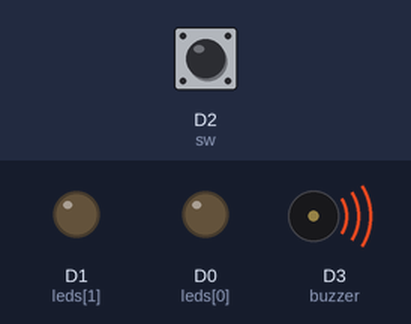
Simulated run of this sketch. Board: ESP8266 (NodeMCU). On the bench: output pins drawn as LEDs (lit = HIGH), buzzer (waves = sounding, pin HIGH). Inputs (shaded band) come from the test bench; at power-on: D2 (sw) LOW. WiFi joins after 1.5 s; servers stay silent unless stated; network time is answered at once with the bench clock; the local clock reads 2024-03-15 10:24:30 at power-on unless the sketch sets it; the Firebase database answers and starts empty; what the sketch prints to the serial monitor is not drawn.

Above: at 1.69 s.
At 2.7 s:
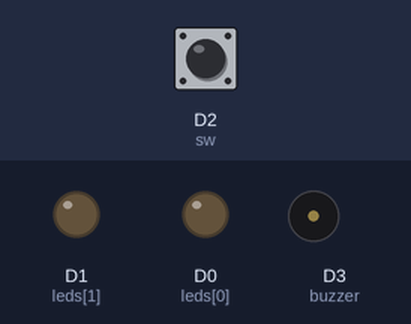
2.8 s: D2 (sw) pulled HIGH for 1 s
Timing chart, 0 to 5.8 s (numbered marks = the images above; inputs shaded):
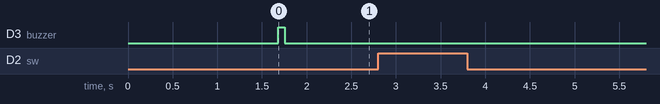

Measured:
- after the input at 2.8 s, every drawn part: stays the same

The sketch:

tablet_esp.ino
```cpp
#include "FirebaseESP8266.h"  // Install Firebase ESP8266 library
#include <ESP8266WiFi.h>
#include <NTPClient.h>
#include <WiFiUdp.h>


int leds[3] = {D0, D1};
int buzzer = D3;
int sw = D2;


#define FIREBASE_HOST "biologicalwellbeing-default-rtdb.firebaseio.com/" //Without http:// or https:// schemes
#define FIREBASE_AUTH "nO5sVCe10g20uKUdgMN4NlDfYinvJVv6HwyEv5to"
#define WIFI_SSID "test"
#define WIFI_PASSWORD "12345678"

FirebaseData firebaseData;
FirebaseData Data;

FirebaseJson json;


WiFiUDP ntpUDP;
NTPClient timeClient(ntpUDP, "pool.ntp.org");
String hrMin = "", curDay = "", monthYr = "";

String tabTimes[3] = {};
String prevTime = "";
bool disabled = 0;

void setup()
{

  Serial.begin(9600);

  for (int i = 0; i < 2; i++) {
    pinMode(leds[i], OUTPUT);
  }
  pinMode(buzzer, OUTPUT);
  pinMode(sw, INPUT);

  WiFi.begin(WIFI_SSID, WIFI_PASSWORD);
  Serial.print("Connecting to Wi-Fi");
  while (WiFi.status() != WL_CONNECTED)
  {
    Serial.print(".");
    delay(300);
  }
  Serial.println();
  Serial.print("Connected with IP: ");
  Serial.println(WiFi.localIP());
  Serial.println();

  Firebase.begin(FIREBASE_HOST, FIREBASE_AUTH);
  Firebase.reconnectWiFi(true);

  timeClient.begin();
  timeClient.setTimeOffset((5 * 60 + 30) * 60);
}
void loop() {

  getTime();
  if (!hrMin.equals(prevTime)) {
    prevTime = hrMin;
    Serial.println(hrMin);
    Serial.println();
    Firebase.getString(firebaseData, "/tap0");
    String temp = firebaseData.stringData();
    if (temp == hrMin) {
      digitalWrite(D0, HIGH);
      disabled = false;
    }
    if(!disabled){
      buzz();
    }
  }

  for (int i = 0; i < 2; i++) {
    Firebase.getString(firebaseData, "/glow" + String(i));
    if (firebaseData.stringData().equals("1")) {
      digitalWrite(leds[i], HIGH);
      delay(1000);
      digitalWrite(leds[i], LOW);
      delay(500);
      digitalWrite(leds[i], HIGH);
      delay(1000);
      digitalWrite(leds[i], LOW);
      delay(500);
      digitalWrite(leds[i], HIGH);
      delay(1000);
      digitalWrite(leds[i], LOW);
      delay(500);
      digitalWrite(leds[i], HIGH);
      delay(1000);
      digitalWrite(leds[i], LOW);
      Firebase.setString(firebaseData, "/glow" + String(i), "0");
    }
  }

  //Serial.println(digitalRead(sw));
  if (digitalRead(sw)) {
    Serial.println("hi");
    disabled = 1;
    for (int i = 0; i < 2; i++) {
      digitalWrite(leds[i], LOW);
    }
  }
}


void getTime() {

  timeClient.update();

  int currentHour = timeClient.getHours();

  int currentMinute = timeClient.getMinutes();

  time_t epochTime = timeClient.getEpochTime();
  struct tm *ptm = gmtime ((time_t *)&epochTime);

  int monthDay = ptm->tm_mday;

  int currentMonth = ptm->tm_mon + 1;

  int currentYear = ptm->tm_year + 1900;

  monthYr = String(currentMonth) + "-" + String(currentYear);
  curDay = String(monthDay);
  hrMin = String(currentHour) + String(currentMinute);
  //Serial.println(monthYr + "\n" + curDay + "\n" + hrMin);


  return;
}

void alert(int i) {
  digitalWrite(leds[i], HIGH);
  buzz();
  buzz();
}

void buzz() {
  int del = 70;
  digitalWrite(buzzer, HIGH);
  delay(del);
  digitalWrite(buzzer, LOW);
  delay(del);
}


//Firebase.setInt(firebaseData, "temp", temp);
```
